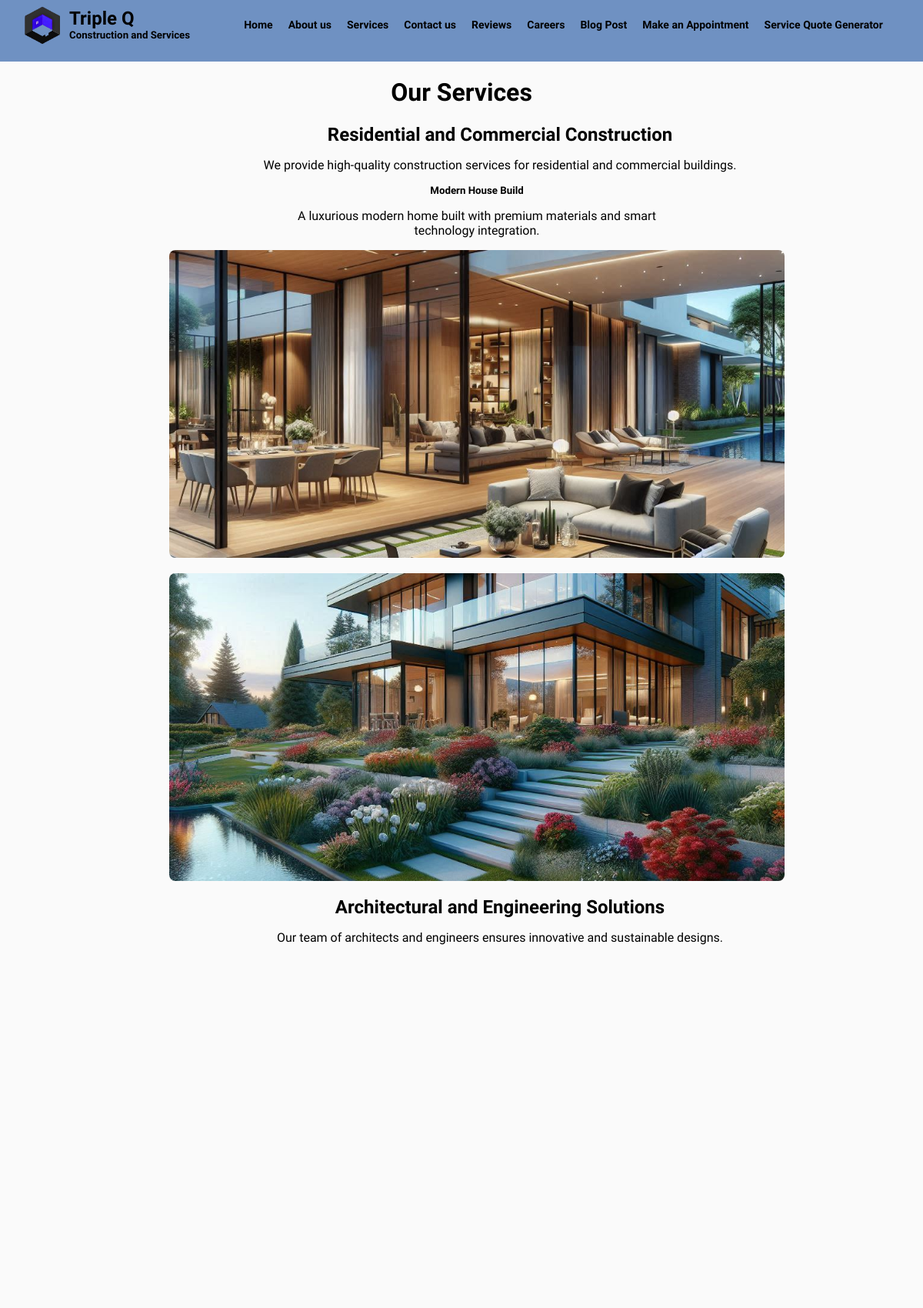
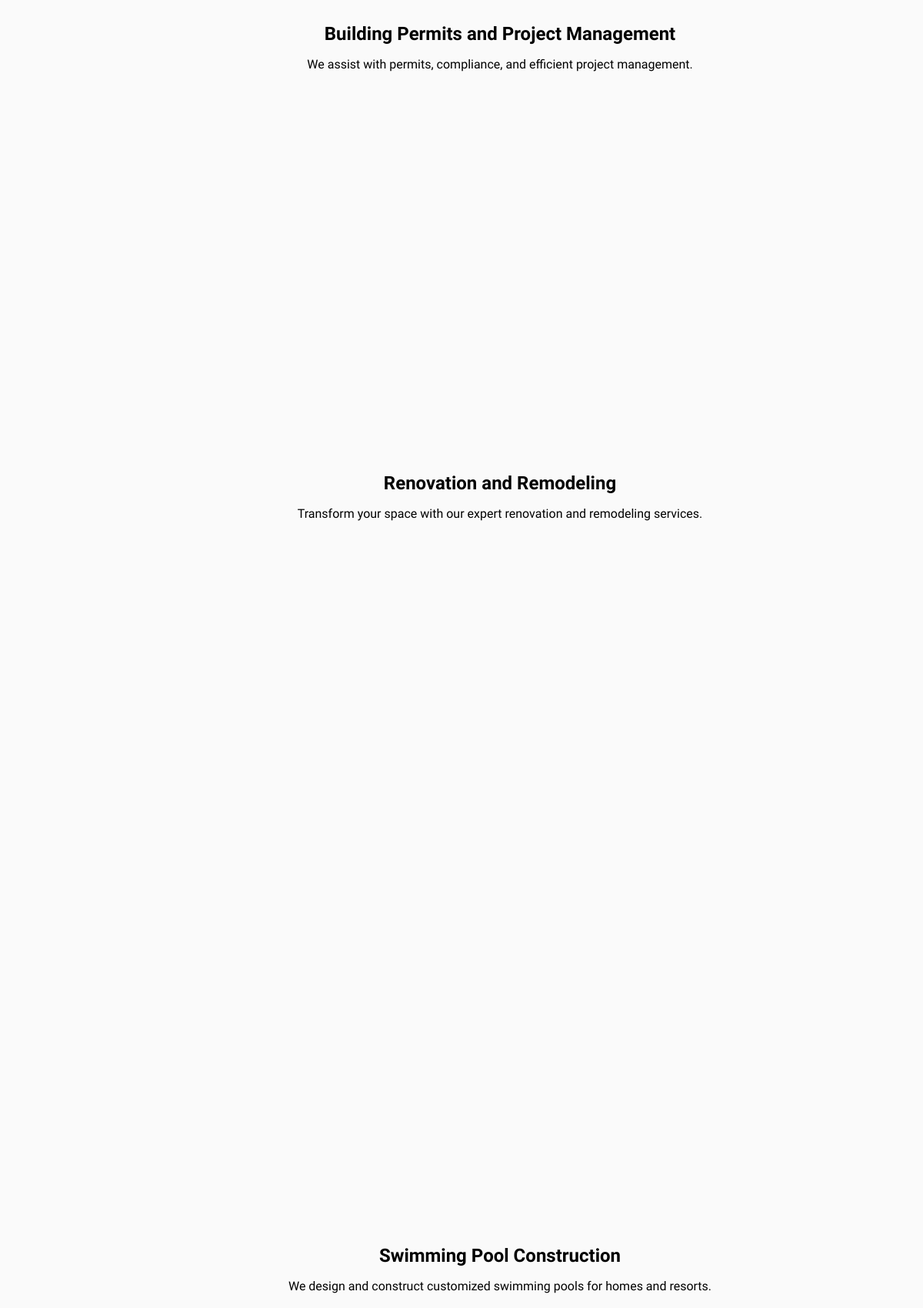
/services (upper part), run on the app's committed database (2 pictures, top to bottom).
### tables this page shows
CREATE TABLE services (
    id INTEGER PRIMARY KEY AUTOINCREMENT,
    name TEXT NOT NULL,
    description TEXT NOT NULL
);

CREATE TABLE projects (
    id INTEGER PRIMARY KEY AUTOINCREMENT,
    service_id INTEGER NOT NULL,
    title TEXT NOT NULL,
    description TEXT NOT NULL,
    FOREIGN KEY (service_id) REFERENCES services(id) ON DELETE CASCADE
);

CREATE TABLE project_images (
    id INTEGER PRIMARY KEY AUTOINCREMENT,
    project_id INTEGER NOT NULL,
    image_url TEXT NOT NULL,
    FOREIGN KEY (project_id) REFERENCES projects(id) ON DELETE CASCADE
);

### app.py (the view)
@app.route("/services")
def services():
    services = db.execute("SELECT * FROM services")
    projects = db.execute("""
        SELECT projects.id, projects.title, projects.description, services.name AS service_name
        FROM projects
        JOIN services ON projects.service_id = services.id
    """)
    images = db.execute("SELECT * FROM project_images")
    return render_template("services.html", services=services, projects=projects, images=images)

### templates/services.html (shortened to what this page needs)
{% extends "layout.html" %}
{% block stylesheet %}
    <link rel="stylesheet" href="/static/styles/services.css">
{% endblock %}
{% block main %}
    <div class="container my-5">
        <h1 class="text-center mb-4">Our Services</h1>
        {% for service in services %}
            <div class="card shadow-lg mb-4">
                <div class="card-body">
                    <h2 class="card-title text-primary">{{ service.name }}</h2>
                    <p class="card-text">{{ service.description }}</p>
                    <div class="row justify-content-center">
                        {% for project in projects %}
                            {% if project.service_name == service.name %}
                                <div class="col-md-6 d-flex hidden {% if loop.index is even %}right{% else %}left{% endif %}">
                                    <div class="card my-3">
                                        <div class="card-body">
                                            <h5>{{ project.title }}</h5>
                                            <p>{{ project.description }}</p>
                                            <div class="row justify-content-center">
                                                {% for image in images %}
                                                    {% if image.project_id == project.id %}
                                                        <div class="col-md-4">
                                                            <img src="{{ image.image_url }}" class="img-fluid rounded project-image" alt="Project Image">
                                                        </div>
                                                    {% endif %}
                                                {% endfor %}
                                            </div>
                                        </div>
                                    </div>
                                </div>
                            {% endif %}
                        {% endfor %}
                    </div>
                </div>
            </div>
        {% endfor %}
    </div>
{% endblock %}

### static/styles/general.css (style rules this page uses)
html, body { margin: 0; padding: 0; overflow-x: hidden; min-height: 100vh; display: flex; flex-direction: column; }
body { background-color: rgba(245, 245, 245, 0.49); }
body, h2, h5 { margin: 0; padding: 0; font-family: "Arima"; }
body { position: relative; min-height: 100vh; }

### static/styles/services.css (style rules this page uses)
.container { display: flex; flex-direction: column; align-items: center; text-align: center; }
.card { width: 80%; max-width: 800px; }
.card-body { display: flex; flex-direction: column; align-items: center; text-align: center; margin-left: 100px; }
.project-image { width: 800px; height: 400px; object-fit: cover; border-radius: 8px; display: block; margin: 0 auto; margin-bottom: 20px; }
.hidden { opacity: 0; transform: scale(0.8); transition: opacity 0.8s ease-out, transform 0.8s ease-out; }
.show { opacity: 1; transform: scale(1); }

### data on the page
services: name "Residential and Commercial Construction", description "We provide high-quality construction services for residential and commercial buildings."
projects: title "Modern House Build", description "A luxurious modern home built with premium materials and smart technology integration."
project_images: image_url (picture)
project_images: image_url (picture)
services: name "Architectural and Engineering Solutions", description "Our team of architects and engineers ensures innovative and sustainable designs."
services: name "Building Permits and Project Management", description "We assist with permits, compliance, and efficient project management."
services: name "Renovation and Remodeling", description "Transform your space with our expert renovation and remodeling services."
services: name "Swimming Pool Construction", description "We design and construct customized swimming pools for homes and resorts."
